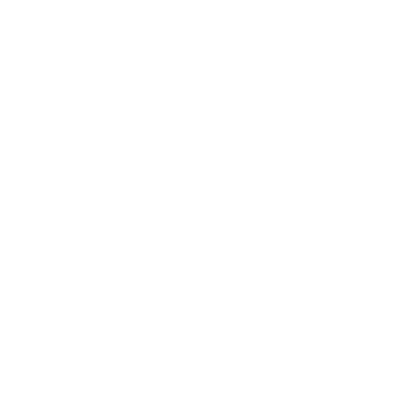
Frame 1 (no input)
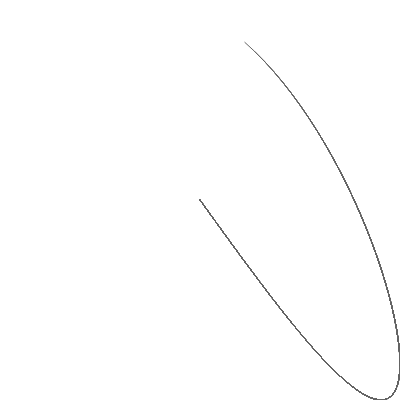
Frame 60 (no input)
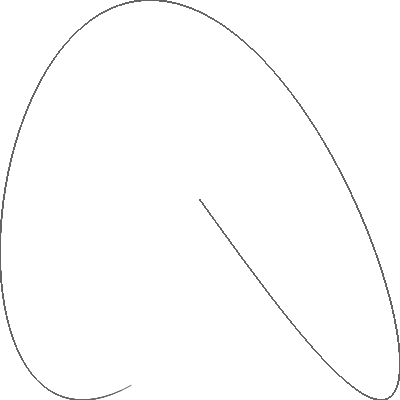
Frame 120 (the mouse pressed at the canvas centre since frame 60)

The p5.js sketch that drew these frames (run headless with seeded random() and noise() and a simulated clock; from frame 60 on, the mouse is pressed at the canvas centre):

// p5.js sketch
// ── sketch.js
var periodOne = 125.0;
var periodTwo = 90.0;
var pointCount = 0;
var angle = 0.0;
var amplitude = 200;
function setup(){
  createCanvas(400,400);
}
function draw(){
  noFill();
  strokeWeight(1);
  stroke(100);
  translate(width/2, height/2);
  if(pointCount > 250){
    noLoop();
  }
  beginShape();
    for(var i=0; i < pointCount; i++){
      angle = i / periodOne * TWO_PI;
      var x = sin(angle) * amplitude;
      angle = i / periodTwo * TWO_PI;
      var y = sin(angle) * amplitude;
      vertex(x,y);
    }
  endShape();
  pointCount++;
}
